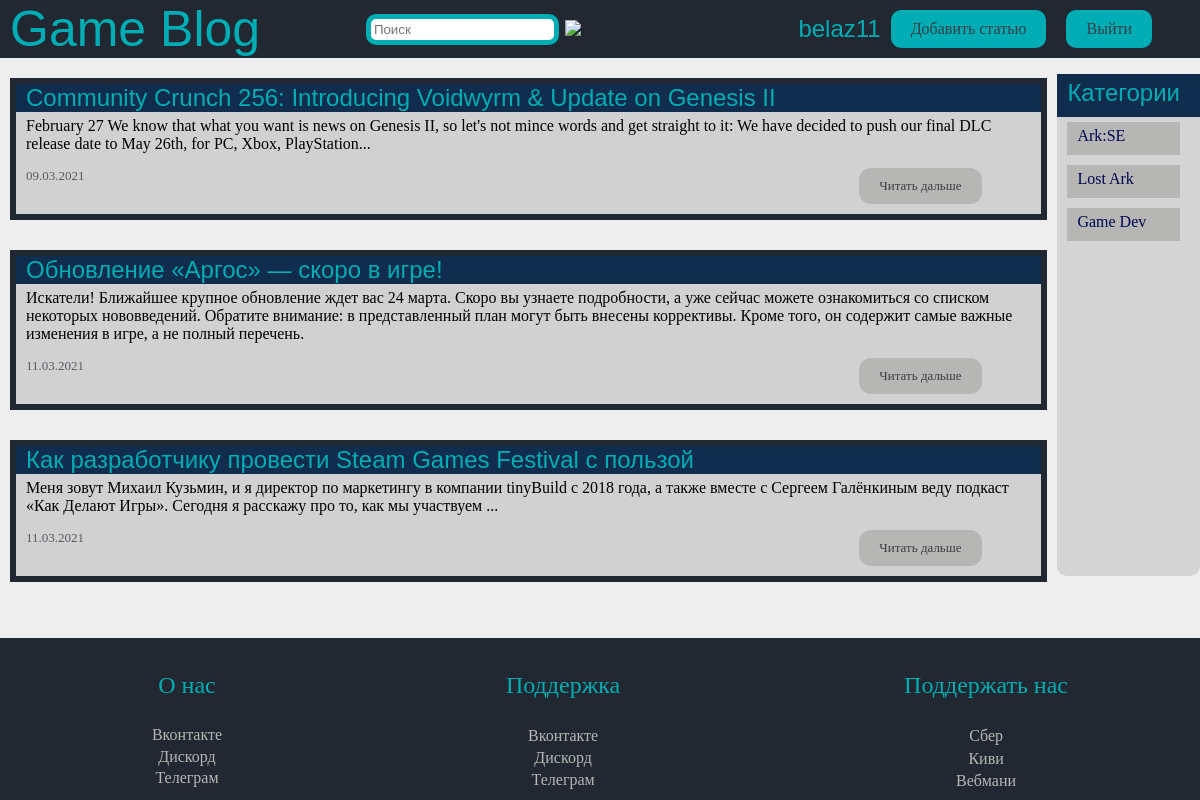
/ (signed in), run on the app's committed database.
### database.py (models this page shows, shortened)
class Users(db.Model, UserMixin):
    id = db.Column(db.Integer, primary_key=True, autoincrement=True)
    name = db.Column(db.String(70), nullable=True)
    mail = db.Column(db.String(70), nullable=True, unique=True)
    password = db.Column(db.String(255), nullable=True)
    admin_field = db.Column(db.Boolean, default=False)

class Article(db.Model):
    id = db.Column(db.Integer, primary_key=True, autoincrement=True)
    title = db.Column(db.String(70), nullable=True)
    body = db.Column(db.String(70), nullable=True, unique=True)
    date = db.Column(db.String(70), nullable=True)
    big = db.Column(db.Boolean, default=True)
    img = db.Column(db.Boolean, default=False)
    img_url = db.Column(db.String(70))
    author_id = db.Column(db.Integer, db.ForeignKey('users.id'))
    category_id = db.Column(db.Integer, db.ForeignKey('categories.id'))
    author = db.relationship('Users', backref=db.backref('articles', lazy=True))
    category = db.relationship('Categories', backref=db.backref('articles', lazy=True))

class Categories(db.Model):
    id = db.Column(db.Integer, primary_key=True, autoincrement=True)
    name = db.Column(db.String, nullable=True)

### app.py (the view)
@app.route('/')
def homepage():
    articles = Article.query.all()
    categories = Categories.query.all()
    return render_template('index.html', articles=articles, categories=categories)

### app.py (called while the page is built)
@login.user_loader
def load_user(user_id):
    return Users.query.get(int(user_id))

### templates/index.html (shortened to what this page needs)
{% extends "base.html" %}
{% block content %}
    {% for article in articles %}
        <article>
            <div class="head">
                {{ article.title }}
            </div>
            <div class="text-block">
                {% if article.big %}
                    {{ article.body[0:200]+'...' }}
                {% else %}
                    {{ article.body }}
                {% endif %}
            </div>
            <div class="footer">
                <date>{{ article.date }}</date>
                <a href="{{ url_for('article', art=article.id) }}">Читать дальше</a>
            </div>
        </article>
    {% endfor %}
{% endblock %}

### templates/base.html (shortened to what this page needs)
<!DOCTYPE html>
<html lang="ru">
<head>
    <link rel="stylesheet" href={{ url_for('static', filename='style.css') }}>
</head>
<body>
<div class="page">
    <header>
        <a href="{{ url_for('homepage') }}" class="logo">Game Blog</a>
        <form action="{{ url_for('search') }}">
            <input name="text" class="search" type="search" placeholder="Поиск" aria-label="Поиск">
            <button type="submit">
                <img src="https://img.icons8.com/material-sharp/24/000000/search.png"/>
            </button>
        </form>
        {% if current_user.is_authenticated %}
            <but>
                <a href="#" class="nick-label">{{ current_user.name }}</a>
                <a class="buttons" aria-current="page" href="{{ url_for('create_article') }}">Добавить статью</a>
                <a href="{{ url_for('logout') }}" class="buttons">Выйти</a>
            </but>
        {% else %}
            <but>
                <a class="buttons" href={{ url_for('singup') }}>Sing Up</a>
                <a class="buttons" href={{ url_for('singin') }}>Sing In</a>
            </but>
        {% endif %}
    </header>
    <main>
        <div class="articles_list">
            {% block content %}
            {% endblock %}
        </div>
        <ul class="categories">
            <li class="header">
                Категории
            </li>
            {% for categoria in categories %}
                <li class="dropdown">
                    <a href=" {{ url_for('categor', cat=categoria.id) }} ">{{ categoria.name }}</a>
                </li>
            {% endfor %}
        </ul>
    </main>
    <footer>
        <div class="block-footer">
            <p>О нас</p>
            <div class="lin"><a href="#">Вконтакте</a></div>
            <div class="lin"><a href="#">Дискорд</a></div>
            <div class="lin"><a href="#">Телеграм</a></div>
        </div>
        <div class="block-footer">
            <p>Поддержка</p>
            <div class="lin"><a href="#">Вконтакте</a></div>
            <div class="lin"><a href="#">Дискорд</a></div>
            <div class="lin"><a href="#">Телеграм</a></div>
        </div>
        <div class="block-footer">
            <p>Поддержать нас</p>
            <div class="lin"><a href="#">Сбер</a></div>
            <div class="lin"><a href="#">Киви</a></div>
            <div class="lin"><a href="#">Вебмани</a></div>
        </div>
    </footer>
</div>
</body>
</html>

### static/style.css (style rules this page uses)
body { margin: 0; background-color: #EEEEEE; }
.page { overflow: hidden; display: flex; flex-direction: column; min-height: 100vh; }
header { margin-top: 0; top: 0; left: 0; width: 100%; padding-left: 10px; background-color: #222831; display: flex; min-height: auto; }
header a { text-decoration: none; }
.logo { color: #00ADB5 !important; font-size: 50px; font-family: Dubai, sans-serif; }
header .buttons { padding: 10px 20px 10px 20px; background-color: #00ADB5; border-radius: 10px; margin: 10px; }
but { display: flex; align-items: center; margin-right: 4%; margin-left: auto; }
.categories { border-radius: 10px; border: 2px #112D4E; padding: 0; margin-right: 0; margin-left: auto; background-color: #696A6C33; }
.categories li { padding: 5px 20px 10px 10px; margin: 5px 20px 10px 10px; background-color: #b6b6b4; list-style-type: none; }
main { display: flex; }
.articles_list { display: flex; flex-direction: column; }
.categories .header { color: #00ADB5; font-size: x-large; font-family: Calibri, sans-serif; margin: 0 0 0 0; padding: 5px 20px 10px 10px !important; background-color: #112D4E; }
.categories li a { text-decoration: none; color: #000651; }
article { border: 6px solid #222831; margin: 20px 10px 10px 10px; display: block; background: rgba(91, 91, 91, 0.2); }
article .head { color: #00ADB5; padding-left: 10px; font-family: Calibri, sans-serif; font-size: x-large; background: #112D4E; }
article .text-block { display: block; padding: 5px 20px 10px 10px; font-size: medium; }
article .footer { display: flex; color: rgba(12, 12, 30, 0.6); font-size: small; padding: 5px 20px 10px 10px; }
footer { width: 100%; justify-content: center; padding: 10px; background: #222831; color: #00ADB5; display: flex; margin-top: auto; }
.block-footer { flex-grow: 1; text-align: center; display: flex; flex-direction: column; }
footer a { margin-top: 1%; display: block; text-decoration: none; color: #b6b6b4; }
footer p { font-size: x-large; }
article .footer a { color: #393E46; align-items: center; margin-right: 4%; padding: 10px 20px 10px 20px; background-color: #b6b6b4; margin-left: auto; display: block; border-radius: 12px; text-decoration: none; }
a { color: #393E46; text-decoration: none; }
header form { display: flex; margin-left: auto; margin-right:auto; }
header form input { margin: auto; padding: 3px; outline: none; box-sizing: border-box; border: 5px solid #00ADB5; border-radius: 10px; }
header form button { background: #222831; border: #00ADB5; }
.nick-label { font-family: "Arial Rounded MT Bold", sans-serif; color: #00ADB5; font-size: x-large; }

### data on the page
Users: name "belaz11"
Article: title "Community Crunch 256: Introducing Voidwyrm & Update on Genesis II", body "February 27 We know that what you want is news on Genesis II, so let's not mince words and get straight to it: We have decided to push our final DLC release date to May 26th, for PC, Xbox, PlayStation...", date "09.03.2021"
Article: title "Обновление «Аргос» — скоро в игре!", body "Искатели! Ближайшее крупное обновление ждет вас 24 марта. Скоро вы узнаете подробности, а уже сейчас можете ознакомиться со списком некоторых нововведений. Обратите внимание: в представленный план могут быть внесены коррективы. Кроме того, он содержит самые важные изменения в игре, а не полный перечень.", date "11.03.2021"
Article: title "Как разработчику провести Steam Games Festival с пользой", body "Меня зовут Михаил Кузьмин, и я директор по маркетингу в компании tinyBuild с 2018 года, а также вместе с Сергеем Галёнкиным веду подкаст «Как Делают Игры». Сегодня я расскажу про то, как мы участвуем ...", date "11.03.2021"
Categories: name "Ark:SE"
Categories: name "Lost Ark"
Categories: name "Game Dev"
